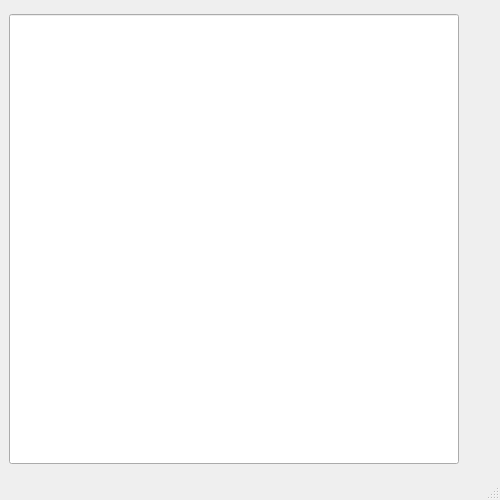
<?xml version="1.0" encoding="UTF-8"?>
<ui version="4.0">
 <class>MainWindow</class>
 <widget class="QMainWindow" name="MainWindow">
  <property name="geometry">
   <rect>
    <x>0</x>
    <y>0</y>
    <width>500</width>
    <height>500</height>
   </rect>
  </property>
  <property name="minimumSize">
   <size>
    <width>500</width>
    <height>500</height>
   </size>
  </property>
  <property name="maximumSize">
   <size>
    <width>500</width>
    <height>500</height>
   </size>
  </property>
  <property name="windowTitle">
   <string>LiveReport</string>
  </property>
  <widget class="QWidget" name="centralwidget">
   <layout class="QVBoxLayout" name="verticalLayout">
    <item>
     <widget class="QLineEdit" name="report_info">
      <property name="minimumSize">
       <size>
        <width>450</width>
        <height>450</height>
       </size>
      </property>
      <property name="maximumSize">
       <size>
        <width>450</width>
        <height>450</height>
       </size>
      </property>
      <property name="readOnly">
       <bool>true</bool>
      </property>
     </widget>
    </item>
   </layout>
  </widget>
  <widget class="QStatusBar" name="statusbar"/>
 </widget>
 <resources/>
 <connections/>
</ui>
